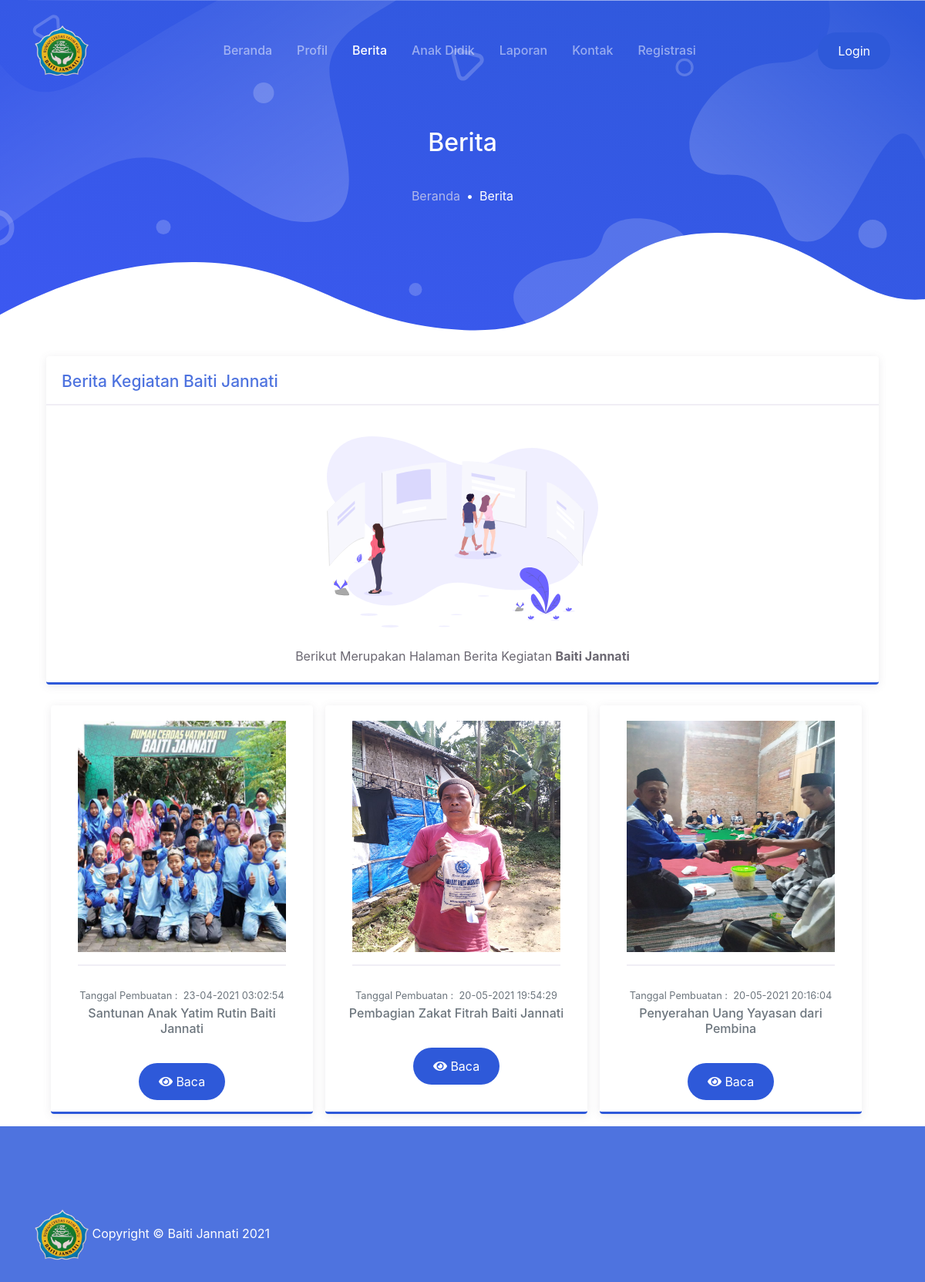
The page /index.php/berita on the database its author committed.
### tables this page shows
CREATE TABLE `berita` (
  `id_berita` int(11) NOT NULL,
  `id_user` int(11) NOT NULL,
  `judul` varchar(128) NOT NULL,
  `deskripsi` text NOT NULL,
  `foto` varchar(256) NOT NULL,
  `created_at` datetime NOT NULL DEFAULT current_timestamp(),
  `updated_at` datetime DEFAULT NULL ON UPDATE current_timestamp()
);

### application/controllers/berita.php (called while the page is built, shortened)
<?php
class Berita extends CI_Controller
{
    public function __construct()
    {
        $this->load->model('admin/Berita_model');
        $this->load->model('admin/Pengurus_model');
        $this->load->model('admin/User_model');
        $this->load->library('form_validation');
        $this->load->library('pagination');
    }
    public function index()
    {
        $data['title'] = 'Baiti Jannati | Berita';
        $config['base_url'] = 'http://localhost:8080/baitijannati/berita/index';
        $config['total_rows'] = $this->Berita_model->countAllBerita();
        $config['per_page'] = 3;
        $data['start'] = $this->uri->segment(3);
        $data['berita'] = $this->Berita_model->showBeritaPagination($config['per_page'], $data['start']);
        $data['title'] = 'Baiti Jannati | Berita';
        $this->load->view('template/header', $data);
        $this->load->view('berita', $data);
        $this->load->view('template/footer', $data);
    }
}

### index.php (called while the page is built, shortened)
<?php
require_once BASEPATH.'core/CodeIgniter.php';

### application/config/config.php (called while the page is built, shortened)
<?php
$config['base_url'] = 'http://localhost:8080/baitijannati';
$config['index_page'] = '';
$config['uri_protocol']    = 'REQUEST_URI';
$config['url_suffix'] = '';
$config['language']    = 'english';
$config['charset'] = 'UTF-8';
$config['enable_hooks'] = FALSE;
$config['subclass_prefix'] = 'MY_';
$config['composer_autoload'] = "./vendor/autoload.php";
$config['permitted_uri_chars'] = 'a-z 0-9~%.:_\-';
$config['enable_query_strings'] = FALSE;
$config['controller_trigger'] = 'c';
$config['function_trigger'] = 'm';
$config['directory_trigger'] = 'd';
$config['allow_get_array'] = TRUE;
$config['log_threshold'] = 0;
$config['log_path'] = '';
$config['log_file_extension'] = '';
$config['log_file_permissions'] = 0644;
$config['log_date_format'] = 'Y-m-d H:i:s';
$config['error_views_path'] = '';
$config['cache_path'] = '';
$config['cache_query_string'] = FALSE;
$config['encryption_key'] = '';
$config['sess_driver'] = 'files';
$config['sess_cookie_name'] = 'ci_session';
$config['sess_expiration'] = 7200;
$config['sess_save_path'] = NULL;
$config['sess_match_ip'] = FALSE;
$config['sess_time_to_update'] = 300;
$config['sess_regenerate_destroy'] = FALSE;
$config['cookie_prefix']    = '';
$config['cookie_domain']    = '';
$config['cookie_path']        = '/';
$config['cookie_secure']    = FALSE;
$config['cookie_httponly']     = FALSE;
$config['standardize_newlines'] = FALSE;
$config['global_xss_filtering'] = FALSE;
$config['csrf_protection'] = FALSE;
$config['csrf_token_name'] = 'csrf_test_name';
$config['csrf_cookie_name'] = 'csrf_cookie_name';
$config['csrf_expire'] = 7200;
$config['csrf_regenerate'] = TRUE;
$config['csrf_exclude_uris'] = array();
$config['compress_output'] = FALSE;
$config['time_reference'] = 'local';
$config['rewrite_short_tags'] = FALSE;
$config['proxy_ips'] = '';

### application/models/admin/berita_model.php (called while the page is built, shortened)
<?php
class Berita_model extends CI_Model
{
    public function showBeritaPagination($limit, $start)
    {
        $this->db->select('berita.*, user.name');
        $this->db->join('user', 'berita.id_user = user.id_user');
        return $this->db->get('berita', $limit, $start)->result();
    }
    public function countAllBerita()
    {
        return $this->db->get('berita')->num_rows();
    }
}

### application/views/berita.php (the view, shortened to what this page needs)
<body>
    <main>
        <div class="page-hero-section bg-image hero-mini"
            style="background-image: url(<?= base_url(); ?>assets/user/img/hero_mini.svg);">
            <div class="hero-caption">
                <div class="container fg-white h-100">
                    <div class="row justify-content-center align-items-center text-center h-100">
                        <div class="col-lg-6">
                            <h3 class="mb-4 fw-medium">Berita</h3>
                            <nav aria-label="breadcrumb">
                                <ol class="breadcrumb breadcrumb-dark justify-content-center bg-transparent">
                                    <li class="breadcrumb-item"><a href="<?= base_url('beranda') ?>">Beranda</a></li>
                                    <li class="breadcrumb-item active" aria-current="page">Berita</li>
                                </ol>
                            </nav>
                        </div>
                    </div>
                </div>
            </div>
        </div>
        <div class="container mr-12  wow fadeInUp">
            <div class="container">
                <div class="row justify-content-center">
                    <div class="col">
                        <div class="card-page">
                            <h5 class="fg-primary">Berita Kegiatan Baiti Jannati</h5>
                            <hr>
                            <center>
                                <img class="img-fluid px-3 px-sm-4 mt-3 mb-4" style="width: 25rem;"
                                    src="<?= base_url(); ?>assets/images/news.svg" alt="">
                            </center>
                            <center> Berikut Merupakan Halaman Berita Kegiatan <b>Baiti
                                    Jannati</b>
                            </center>
                        </div>
                        <br>
                    </div>
                </div>
            </div>
            <div class="row justify-content-center">
                <?php foreach ($berita as $ad) : ?>
                <div class="card-page  mr-3 mb-3" style="width:340px; height:530px">
                    <center><img src="<?= base_url('assets/images/berita/') . $ad->foto ?>"
                            style="width:270px; height:300px;">
                        <br>
                    </center>
                    <center>
                        <hr width="90%">
                    </center>
                    <div class="text-muted">
                        <center>
                            <small>Tanggal Pembuatan
                                :&nbsp; <?=  date('d-m-Y H:i:s', strtotime($ad->created_at)); ?></small>
                            <h6><?= $ad->judul ?></h6>
                            <br>
                            <a class="btn btn-primary rounded-pill fixed"
                                href='<?= base_url() . 'berita/detail/' . $ad->id_berita ?>'>
                                <i class="fas fa-eye"></i> Baca
                            </a>
                        </center>
                    </div>
                    <center>
                        <br>
                    </center>
                </div>
                <?php endforeach ?>
            </div>
        </div>
    </main>
</body>

### assets/user/css/mobster.css (style rules this page uses)
:root { --primary: #4e73df; --secondary: #A52EFF; --success: #0ABF9E; --warning: #E89E09; --info: #4699F8; --danger: #F13057; --indigo: #602FDA; --dark: #383340; --light: #F0EEF5; --gray: #6b6872; --white: #fff; --font-family: 'Quicksand', Arial, Helvetica, sans-serif; --line-height: 1.7; --font-family-sans-serif: "Nunito", -apple-system, BlinkMacSystemFont, "Segoe UI", Roboto, "Helvetica Neue", Arial, sans-serif, "Apple Color Emoji", "Segoe UI Emoji", "Segoe UI Symbol", "Noto Color Emoji"; --font-family-monospace: SFMono-Regular, Menlo, Monaco, Consolas, "Liberation Mono", "Courier New", monospace; }
body { font-family: "Nunito", -apple-system, BlinkMacSystemFont, "Segoe UI", Roboto, "Helvetica Neue", Arial, sans-serif, "Apple Color Emoji", "Segoe UI Emoji", "Segoe UI Symbol", "Noto Color Emoji"; font-size: 16px; line-height: 1.7; color: #383340; }
a { color: #526bf5; }
h1, h2, h3, h4, h5, h6, .h1, .h2, .h3, .h4, .h5, .h6 { line-height: 1.25; }
h3, .h3 { font-size: 2rem; }
h5, .h5 { font-size: 1.3125rem; }
h6, .h6 { font-size: 1rem; }
hr { border-color: #E4E1EB; }
.fw-medium { font-weight: 500 !important; }
.fg-primary { color: var(--primary) !important; }
.fg-white { color: #fff !important; }
.bg-image { background-size: cover; background-position: center center; background-repeat: no-repeat; }
.btn { padding: 10px 24px; border-width: 2px; }
.btn-primary { color: #ffffff; background-color: #2e59d9; border-color: transparent !important; }
.breadcrumb { background-color: #F0EEF5; }
.breadcrumb-item { font-size: 16px; }
.breadcrumb-item + .breadcrumb-item::before { content: "\2022"; color: var(--primary); }
.breadcrumb-item a { color: #6b6872; }
.breadcrumb-item.active { color: var(--primary); }
.breadcrumb-dark { background-color: #383340; }
.breadcrumb-dark .breadcrumb-item + .breadcrumb-item::before { color: #fff; }
.breadcrumb-dark .breadcrumb-item a { color: rgba(228, 225, 235, 0.7); }
.breadcrumb-dark .breadcrumb-item.active { color: #fff; }
.page-hero-section { position: relative; height: 100vh; }
.page-hero-section .hero-caption { height: 100%; }
.hero-mini { height: 462px; }
.card-page { position: relative; padding: 20px; background-color: #fff; color: #6b6872; border-radius: 4px; box-shadow: 0 2px 12px rgba(95, 90, 104, 0.12); border-bottom: 3px solid #2e59d9; }
.card-page hr { margin-left: -20px; margin-right: -20px; margin-bottom: 24px; border-width: 2px; border-color: #F0EEF5; }

### rows shown on the page
berita: foto (picture), created_at "23-04-2021 03:02:54", judul "Santunan Anak Yatim Rutin Baiti Jannati"
berita: foto (picture), created_at "20-05-2021 19:54:29", judul "Pembagian Zakat Fitrah Baiti Jannati"
berita: foto (picture), created_at "20-05-2021 20:16:04", judul "Penyerahan Uang Yayasan dari Pembina"
